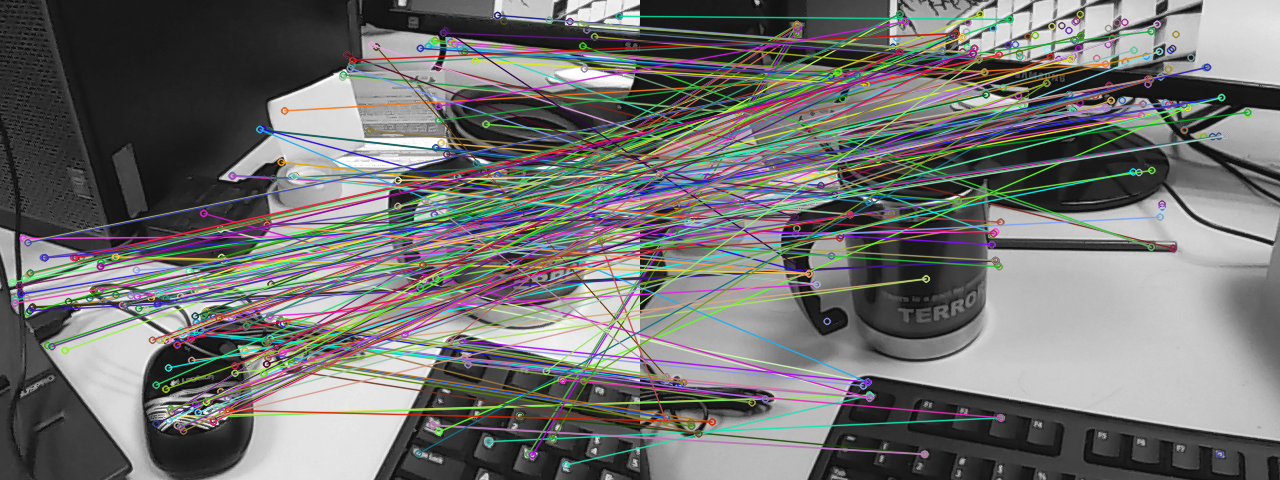
//> input picture BF match.png, 1280 x 480 px
$ ./FAST '../BF match.png'   (built with g++ and OpenCV 4)
//> lines starting //> are read from the running program, lines starting //| are printed output that depends on the picture
#include <iostream>
#include "opencv2/core.hpp"
#ifdef HAVE_OPENCV_XFEATURES2D
#include "opencv2/highgui.hpp"
#include "opencv2/xfeatures2d.hpp"
#include "opencv2/features2d.hpp"
#include "opencv2/imgproc.hpp"

using namespace cv;
using namespace cv::xfeatures2d;
using std::cout;
using std::endl;

int main(int argc, char** argv)
{
    CommandLineParser parser(argc,argv , "{@input | ../modelFactoryDataSet/01.png | input image}");
    Mat src = imread(parser.get<String>("@input"));
//> src is the input picture: 480 rows x 1280 cols, CV_8UC3; mean B, G, R 112.5, 113.8, 113.7
    if (src.empty())
    {
        cout << "Could not open or find image!\n" <<endl;
        cout << "Usage: " <<argv[0] << "<Input image>" <<endl;
        return -1;
    }

    Mat grey, output;
    cvtColor(src,grey,COLOR_BGR2GRAY);
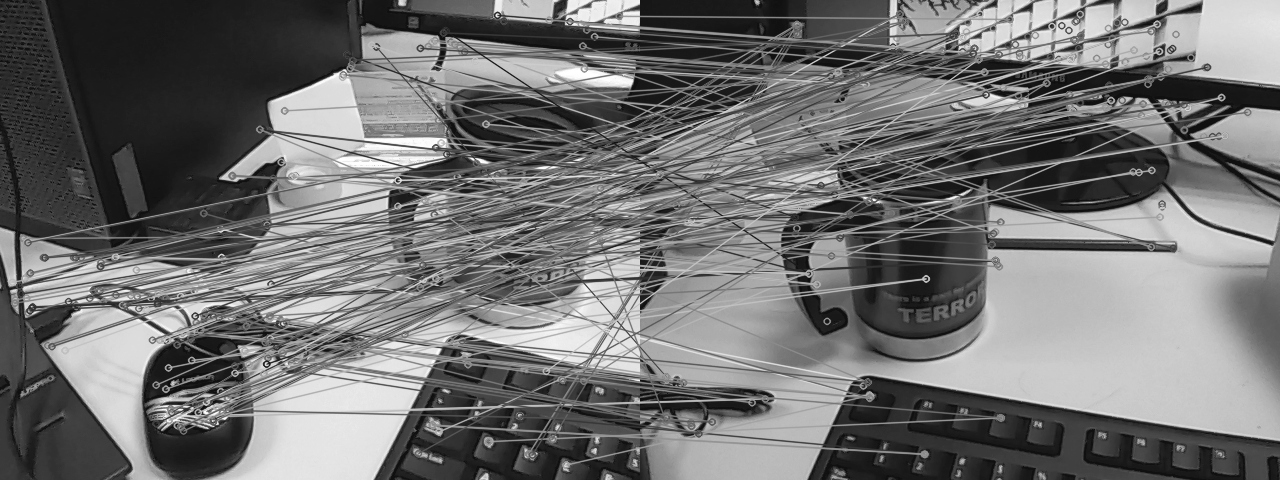
//> grey: 480 rows x 1280 cols, CV_8UC1; min 16, max 255, mean 113.6

    std::vector<KeyPoint> keypoints;
    FAST(grey,keypoints,50,false); //threshold 50, no nonmaxsuppression as i dont understand it anyway
//> keypoints = 5821 keypoints; strongest (x, y, size): (398, 3, 7), (399, 3, 7), (554, 3, 7), (555, 3, 7)
    cv::drawKeypoints(grey,keypoints,output);
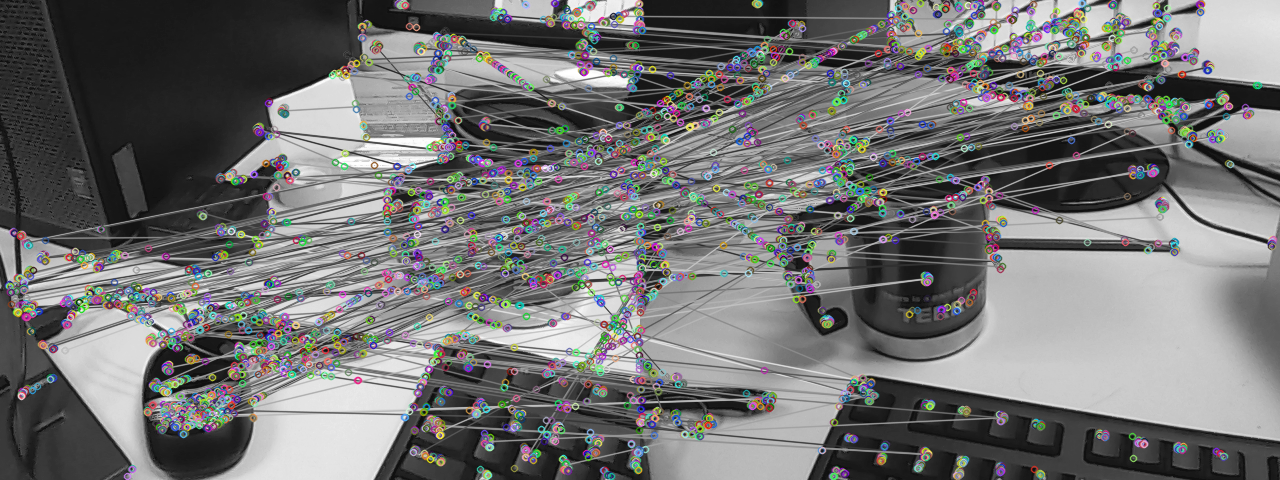
//> output: 480 rows x 1280 cols, CV_8UC3; mean B, G, R 115, 115.2, 115
    cv::imshow("results",output);
    cv::imwrite("fast_results.png",output);
    cv::waitKey();

    return 0;
}
#else
int main()
{
    std::cout << "This tutorial code needs the xfeatures2d contrib module to be run." << std::endl;
    return 0;
}
#endif
